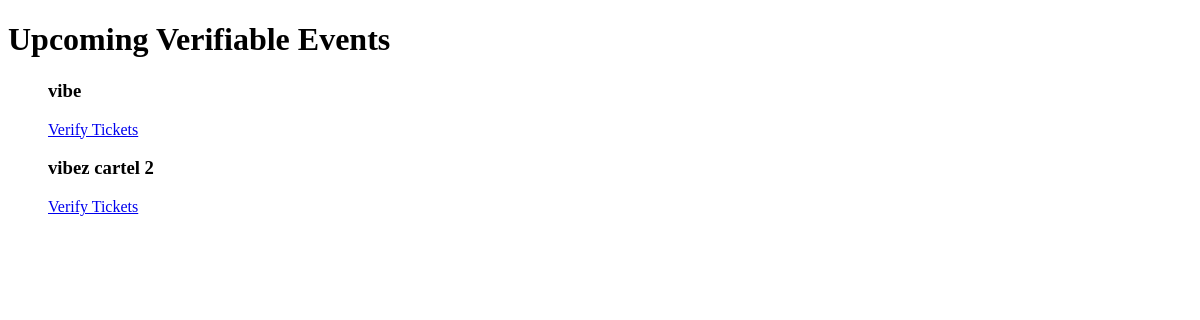
/tickets/verifiable-events/ (signed in), run on an earlier commit of the app's database.
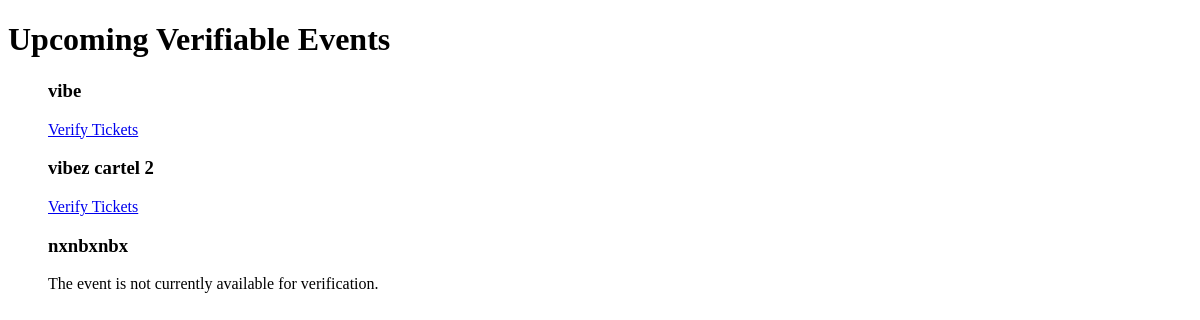
And on a later commit of the database.
### events/models.py (models this page shows, shortened)
class Event(models.Model):
    vendor = models.ForeignKey(Vendor, on_delete=models.CASCADE, related_name='events')  # Mandatory, linked to Vendor
    poster = models.ImageField(upload_to='event_posters/')  # Required field
    title = models.CharField(max_length=200)  # Required field
    description = models.TextField()  # Required field
    category = models.CharField(max_length=100)  # Required field (e.g., "conference", "concert")
    start_date = models.DateTimeField()  # Required field
    end_date = models.DateTimeField(null=True, blank=True)  # Optional field
    venue_name = models.CharField(max_length=100)  # Required field
    regular_price = models.DecimalField(max_digits=10, decimal_places=2)  # Required field
    sale_price = models.DecimalField(max_digits=10, decimal_places=2, null=True, blank=True)  # Optional field
    tickets_available = models.PositiveIntegerField(null=True, blank=True)  # Optional field
    tickets_sold = models.PositiveIntegerField(default=0)  # New field to track tickets sold

### vendors/decorators.py (the view)
    def _wrapped_view(request, *args, **kwargs):
        if request.user.is_authenticated and hasattr(request.user, 'is_vendor') and request.user.is_vendor:
            return view_func(request, *args, **kwargs)
        else:
            raise PermissionDenied("You are not allowed to access this page.")  # Return Permission Denied error

### templates/tickets/verifiable_events.html (shortened to what this page needs)
<!DOCTYPE html>
<html lang="en">
<head>
</head>
<body>
    <h1>Upcoming Verifiable Events</h1>
    <ul>
        {% for event_data in verifiable_events %}
    <div>
        <h3>{{ event_data.event.title }}</h3>
        {% if event_data.is_clickable %}
            <a href="{% url 'verify_ticket' event_data.event.id %}">Verify Tickets</a>
        {% else %}
            <p>The event is not currently available for verification.</p>
        {% endif %}
    </div>
{% endfor %}
    </ul>
</body>
</html>

What changed in the data, as far as the page shows it:
added Event: event "nxnbxnbx", shows "The event is not currently available for verification."
